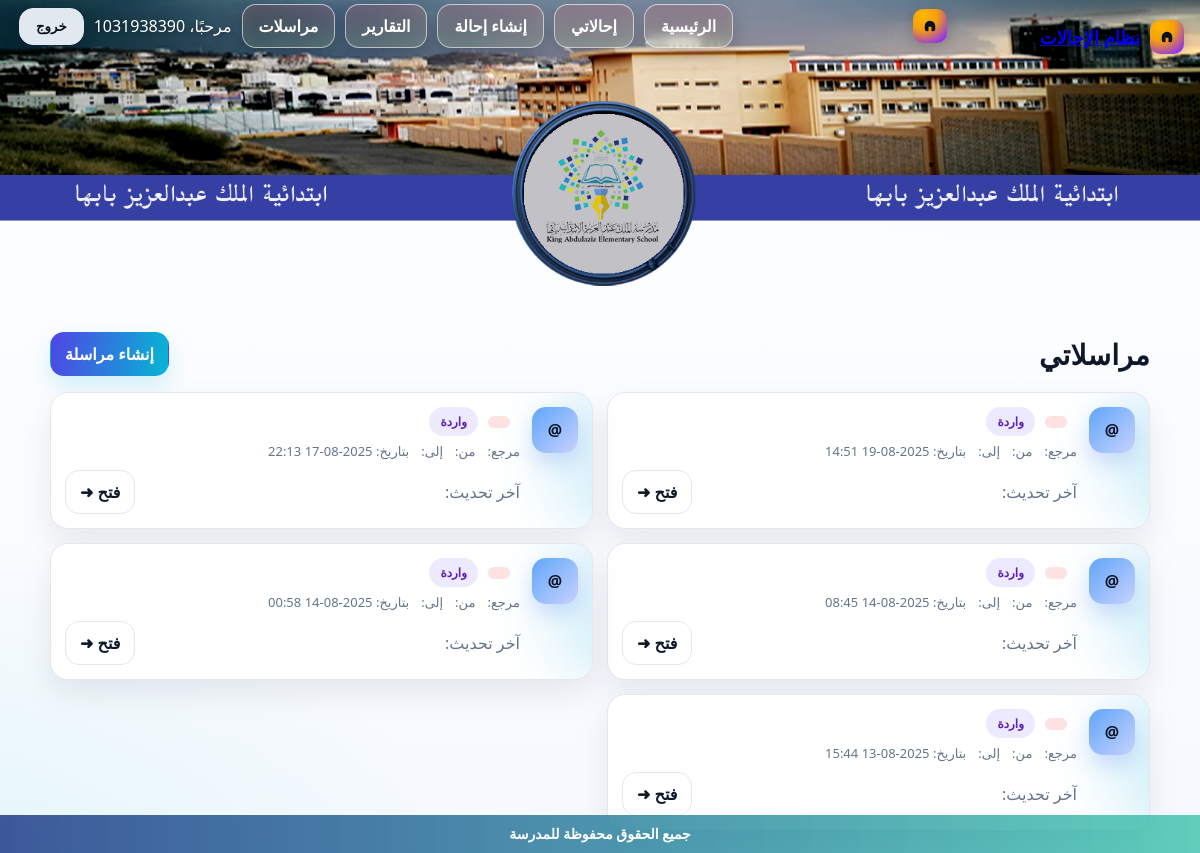
The page /messages/ (signed in) on the database its author committed.
### messaging/models.py (models this page shows, shortened)
class Message(models.Model):
    thread     = models.ForeignKey(Thread, on_delete=models.CASCADE, related_name="messages")
    author     = models.ForeignKey(User, on_delete=models.CASCADE)
    content    = models.TextField(blank=True)
    created_at = models.DateTimeField(auto_now_add=True)
    class Meta:
        ordering = ["created_at"]

### messaging/views.py (the view, shortened to what this page needs)
# urls.py: path('', inbox, name='inbox'),
@login_required
def inbox(request):
    qs = Msg.objects.all().order_by(f"-{MSG_CREATED_F}")
    to_select = []
    for name in (MSG_AUTHOR_F, MSG_THREAD_F):
        f = _get_field(Msg, name) if name else None
        if f is not None and getattr(f, "is_relation", False) and not getattr(f, "many_to_many", False):
            to_select.append(name)
    if to_select:
        qs = qs.select_related(*to_select)
    if _is_manager(request.user):
        qs_all = qs
        qs_sent = qs if not MSG_AUTHOR_F else qs.filter(**{MSG_AUTHOR_F: request.user})
        qs_inbox = qs
    scope = request.GET.get("scope", "all")
    if scope == "sent":
        items_qs = qs_sent
    elif scope == "inbox":
        items_qs = qs_inbox
    else:
        items_qs = qs_all
    items = list(items_qs)
    counts = {
        "all": qs_all.count(),
        "sent": qs_sent.count(),
        "inbox": qs_inbox.count(),
    }
    read_map = {}
    for m in items:
        unread = False
        if MSG_READ_AT_F:
            unread = (getattr(m, MSG_READ_AT_F, None) is None)
        elif MSG_IS_READ_F:
            unread = not bool(getattr(m, MSG_IS_READ_F, False))
        if MSG_AUTHOR_F and _fk_id(m, MSG_AUTHOR_F) == request.user.id:
            d = "out"
        elif _is_manager(request.user):
            d = "mgr"
        else:
            d = "in"
        read_map[getattr(m, "pk", None)] = {"unread": unread, "dir": d}
    return render(request, "messaging/index.html", {
        "items": items,
        "scope": scope,
        "counts": counts,
        "is_manager": _is_manager(request.user),
        "read_map": read_map,
    })

### messaging/views.py (called while the page is built)
def _is_manager(user):
    try:
        return bool(user.is_staff or (getattr(user, "profile", None) and user.profile.role == "مدير المدرسة"))
    except Profile.DoesNotExist:
        return bool(user.is_staff)

def _get_field(model, name):
    try:
        return model._meta.get_field(name)
    except Exception:
        return None

def _fk_id(obj, name):
    if not name:
        return None
    if hasattr(obj, f"{name}_id"):
        return getattr(obj, f"{name}_id")
    val = getattr(obj, name, None)
    return getattr(val, "id", None)

### referrals/context_processors.py (called while the page is built)
def active_news_ticker(request):
    try:
        obj = NewsTicker.objects.filter(is_active=True).order_by("-created_at").first()
        if obj and obj.is_visible:
            return {"news_ticker": obj}
    except Exception:
        pass
    return {"news_ticker": None}

### referrals/models.py (called while the page is built)
    @property
    def is_visible(self):
        now = timezone.now()
        if not self.is_active:
            return False
        if self.starts_at and now < self.starts_at:
            return False
        if self.ends_at and now > self.ends_at:
            return False
        return True

### templates/messaging/index.html (shortened to what this page needs)
{% load static %}
<!doctype html>
<html lang="ar" dir="rtl">
<head>
</head>
<body>
  {% include 'header.html' %}
  <div class="wrap">
    <div class="head">
      <h1 class="title">مراسلاتي</h1>
      <a class="btn btn-primary" href="{% url 'messaging:new' %}">إنشاء مراسلة</a>
    </div>
    {% if items %}
      <div class="grid">
        {% for t in items %}
          <div class="card">
            <div class="row">
              <div class="avatar" aria-hidden="true">{{ t.subject|default:"@"|slice:":1" }}</div>
              <div class="meta">
                <h3 class="subject">
                  {% if t.status == "OPEN" %}
                    <span class="chip chip-open">{{ t.get_status_display }}</span>
                  {% else %}
                    <span class="chip chip-closed">{{ t.get_status_display }}</span>
                  {% endif %}
                  <span class="chip {% if t.sender_id == request.user.id %}chip-out{% else %}chip-in{% endif %}">
                    {% if t.sender_id == request.user.id %}مرسلة{% else %}واردة{% endif %}
                  </span>
                </h3>
                <div class="kvs">
                  <span>مرجع: <b>{{ t.reference }}</b></span>
                  <span>من: <b>{{ t.sender.username }}</b></span>
                  <span>إلى: <b>{{ t.recipient.username }}</b></span>
                  <span>بتاريخ: {{ t.created_at|date:"Y-m-d H:i" }}</span>
                </div>
                <div class="actions">
                  <span class="muted">آخر تحديث: {{ t.updated_at|date:"Y-m-d H:i" }}</span>
                  <div class="open">
                    <a class="btn btn-ghost" href="{% url 'messaging:detail' t.pk %}">فتح ➜</a>
                  </div>
                </div>
              </div>
            </div>
          </div>
        {% endfor %}
      </div>
    {% else %}
      <div class="card muted">لا توجد مراسلات حتى الآن.</div>
    {% endif %}
  </div>
  {% include 'footer.html' %}
</body>
</html>

### templates/header.html (shortened to what this page needs)
<nav class="hdr-nav" role="navigation" aria-label="الشريط العلوي">
  <div class="hdr-banner">
    <div class="hdr-top">
      <a class="hdr-brand" href="/" aria-label="الرئيسية">
        <span class="hdr-logo" aria-hidden="true">
          <svg viewBox="0 0 24 24"><path d="M5 12a7 7 0 1 1 14 0v4a3 3 0 0 1-3 3h-1a1 1 0 0 1-1-1v-5h-4v5a1 1 0 0 1-1 1H8a3 3 0 0 1-3-3v-4z"/></svg>
        </span>
        <span class="hdr-title">نظام الإحالات</span>
      </a>
    </div>
    <div class="hdr-actions">
      <div class="hdr-actions-wrap">
        <a class="hdr-brand" href="/" aria-label="الرئيسية" style="text-decoration:none">
          <span class="hdr-logo" aria-hidden="true">
            <svg viewBox="0 0 24 24"><path d="M5 12a7 7 0 1 1 14 0v4a3 3 0 0 1-3 3h-1a1 1 0 0 1-1-1v-5h-4v5a1 1 0 0 1-1 1H8a3 3 0 0 1-3-3v-4z"/></svg>
          </span>
        </a>
        <div class="hdr-links">
          <a class="hdr-link" href="/">الرئيسية</a>
          <a class="hdr-link" href="/referrals/">إحالاتي</a>
          <a class="hdr-link" href="/referrals/new/">إنشاء إحالة</a>
          <a class="hdr-link" href="/workflow/reports/">التقارير</a>
          <a class="hdr-link" href="/messages/">مراسلات</a>
          {% if request.user.is_authenticated %}
            <span class="hdr-user">مرحبًا، {{ request.user.username }}</span>
            <form action="{% url 'accounts:logout' %}" method="post" class="hdr-logout-form">
              <button type="submit" class="hdr-link hdr-logout" aria-label="تسجيل الخروج">خروج</button>
            </form>
          {% else %}
            <a class="hdr-link" href="{% url 'accounts:login' %}">تسجيل الدخول</a>
            <a class="hdr-link hdr-cta" href="{% url 'accounts:register' %}">إنشاء حساب</a>
          {% endif %}
        </div>
      </div>
    </div>
  </div>
</nav>

### templates/header.html (style rules this page uses)
.hdr-nav { position:relative;z-index:60;color:#fff;--accent:#ffb703 }
.hdr-banner { width:100%;height:220px; background:url('/static/king.png') center/cover no-repeat; position:relative;overflow:visible;z-index:1; padding-bottom:78px; }
.hdr-top { max-width:1200px;margin:auto; display:flex;align-items:center;justify-content:space-between;gap:16px; padding:12px 16px; position:absolute;top:8px;right:0;left:0;z-index:3; }
.hdr-brand { display:flex;align-items:center;gap:10px;font-weight:800 }
.hdr-logo { width:34px;height:34px;border-radius:10px;display:grid;place-items:center; background:radial-gradient(120% 120% at 30% 20%, var(--accent) 0%, #f59e0b 35%, #9333ea 75%); box-shadow:0 4px 14px rgba(0,0,0,.18) }
.hdr-logo svg { width:18px;height:18px;fill:#0b1020 }
.hdr-title { font-size:18px;text-shadow:0 2px 4px rgba(0,0,0,.35) }
.hdr-actions { position:absolute;right:30;left:0;bottom:250px; z-index:4; }
.hdr-actions-wrap { max-width:1200px;margin:auto; display:flex;align-items:center;justify-content:space-between;gap:180px; padding:0 19px; }
.hdr-links { display:flex;align-items:center;gap:10px;flex-wrap:wrap }
.hdr-link { --ring: rgba(255,255,255,.6); --bg1: rgba(237, 4, 4, 0.12); --bg2: rgba(182, 253, 4, 0.06); color:#ffffff;text-decoration:none;font-weight:700; padding:10px 16px;border-radius:14px; background:linear-gradient(180deg,var(--bg1),var(--bg2)); border:1.5px solid var(--ring); box-shadow: 0 6px 18px rgba(2,6,23,.22), inset 0 0 18px rgba(255,255,255,.08); backdrop-filter: blur(6px); -webkit-backdrop-filter: blur(6px); transition:.2s ease; cursor:pointer; }
.hdr-user { display:flex;align-items:center;gap:8px;text-shadow:0 2px 4px rgba(0,0,0,.35) }
.hdr-logout { background:#e2e8f0;color:#0b1020;border-color:#e2e8f0 }
.hdr-logout-form { display:inline;margin:0 }

### rows shown on the page
Message: subject "@", created_at "2025-08-19 14:51"
Message: subject "@", created_at "2025-08-17 22:13"
Message: subject "@", created_at "2025-08-14 08:45"
Message: subject "@", created_at "2025-08-14 00:58"
Message: subject "@", created_at "2025-08-13 15:44"

### other values the page prints
{{ request.user.username }} "1031938390"
